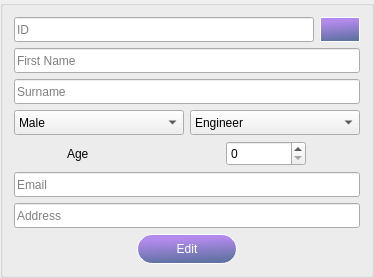
                           <widget class="QGroupBox" name="groupBox_15">
                            <property name="enabled">
                             <bool>true</bool>
                            </property>
                            <property name="maximumSize">
                             <size>
                              <width>700</width>
                              <height>500</height>
                             </size>
                            </property>
                            <property name="styleSheet">
                             <string notr="true"/>
                            </property>
                            <property name="title">
                             <string/>
                            </property>
                            <layout class="QHBoxLayout" name="horizontalLayout_56">
                             <item>
                              <layout class="QGridLayout" name="gridLayout_24">
                               <item row="0" column="0">
                                <layout class="QGridLayout" name="gridLayout_21">
                                 <item row="0" column="1">
                                  <widget class="QPushButton" name="clientSearch">
                                   <property name="minimumSize">
                                    <size>
                                     <width>40</width>
                                     <height>25</height>
                                    </size>
                                   </property>
                                   <property name="maximumSize">
                                    <size>
                                     <width>40</width>
                                     <height>40</height>
                                    </size>
                                   </property>
                                   <property name="styleSheet">
                                    <string notr="true">QPushButton{
	color: white;
	font: 25 12pt &quot;Roboto&quot;;
	border-radius: 15px;
	border: 1px solid white;
	background-color: qlineargradient(spread:pad, x1:0.392, y1:0.170364, x2:0.51, y2:0.95, stop:0.00627353 rgba(178, 138, 236, 255), stop:0.984012 rgba(98, 114, 164, 255));
}
QPushButton:pressed{
	background-color: rgb(96, 76, 129);
}
</string>
                                   </property>
                                   <property name="text">
                                    <string/>
                                   </property>
                                   <property name="icon">
                                    <iconset resource="files.qrc">
                                     <normaloff>:/16x16/icons/16x16/cil-magnifying-glass.png</normaloff>:/16x16/icons/16x16/cil-magnifying-glass.png</iconset>
                                   </property>
                                  </widget>
                                 </item>
                                 <item row="0" column="0">
                                  <widget class="QLineEdit" name="idLabel">
                                   <property name="minimumSize">
                                    <size>
                                     <width>300</width>
                                     <height>25</height>
                                    </size>
                                   </property>
                                   <property name="maximumSize">
                                    <size>
                                     <width>16777215</width>
                                     <height>40</height>
                                    </size>
                                   </property>
                                   <property name="styleSheet">
                                    <string notr="true"/>
                                   </property>
                                   <property name="inputMethodHints">
                                    <set>Qt::ImhDigitsOnly</set>
                                   </property>
                                   <property name="placeholderText">
                                    <string>ID</string>
                                   </property>
                                  </widget>
                                 </item>
                                </layout>
                               </item>
                               <item row="1" column="0">
                                <widget class="QLineEdit" name="fname">
                                 <property name="minimumSize">
                                  <size>
                                   <width>300</width>
                                   <height>25</height>
                                  </size>
                                 </property>
                                 <property name="maximumSize">
                                  <size>
                                   <width>16777215</width>
                                   <height>40</height>
                                  </size>
                                 </property>
                                 <property name="styleSheet">
                                  <string notr="true"/>
                                 </property>
                                 <property name="text">
                                  <string/>
                                 </property>
                                 <property name="placeholderText">
                                  <string>First Name</string>
                                 </property>
                                </widget>
                               </item>
                               <item row="2" column="0">
                                <widget class="QLineEdit" name="surname">
                                 <property name="minimumSize">
                                  <size>
                                   <width>300</width>
                                   <height>25</height>
                                  </size>
                                 </property>
                                 <property name="maximumSize">
                                  <size>
                                   <width>16777215</width>
                                   <height>40</height>
                                  </size>
                                 </property>
                                 <property name="styleSheet">
                                  <string notr="true"/>
                                 </property>
                                 <property name="placeholderText">
                                  <string>Surname</string>
                                 </property>
                                </widget>
                               </item>
                               <item row="3" column="0">
                                <layout class="QGridLayout" name="gridLayout_22">
                                 <item row="0" column="0">
                                  <widget class="QComboBox" name="gender">
                                   <property name="minimumSize">
                                    <size>
                                     <width>150</width>
                                     <height>25</height>
                                    </size>
                                   </property>
                                   <property name="maximumSize">
                                    <size>
                                     <width>16777215</width>
                                     <height>16777215</height>
                                    </size>
                                   </property>
                                   <property name="font">
                                    <font>
                                     <family>Segoe UI</family>
                                     <pointsize>9</pointsize>
                                    </font>
                                   </property>
                                   <property name="autoFillBackground">
                                    <bool>false</bool>
                                   </property>
                                   <property name="styleSheet">
                                    <string notr="true"/>
                                   </property>
                                   <property name="iconSize">
                                    <size>
                                     <width>16</width>
                                     <height>16</height>
                                    </size>
                                   </property>
                                   <property name="frame">
                                    <bool>true</bool>
                                   </property>
                                   <item>
                                    <property name="text">
                                     <string>Male</string>
                                    </property>
                                   </item>
                                   <item>
                                    <property name="text">
                                     <string>Female</string>
                                    </property>
                                   </item>
                                   <item>
                                    <property name="text">
                                     <string>Others</string>
                                    </property>
                                   </item>
                                  </widget>
                                 </item>
                                 <item row="0" column="1">
                                  <widget class="QComboBox" name="occupation">
                                   <property name="minimumSize">
                                    <size>
                                     <width>150</width>
                                     <height>25</height>
                                    </size>
                                   </property>
                                   <property name="font">
                                    <font>
                                     <family>Segoe UI</family>
                                     <pointsize>9</pointsize>
                                    </font>
                                   </property>
                                   <property name="autoFillBackground">
                                    <bool>false</bool>
                                   </property>
                                   <property name="styleSheet">
                                    <string notr="true"/>
                                   </property>
                                   <property name="iconSize">
                                    <size>
                                     <width>16</width>
                                     <height>16</height>
                                    </size>
                                   </property>
                                   <property name="frame">
                                    <bool>true</bool>
                                   </property>
                                   <item>
                                    <property name="text">
                                     <string>Engineer</string>
                                    </property>
                                   </item>
                                   <item>
                                    <property name="text">
                                     <string>Medics</string>
                                    </property>
                                   </item>
                                   <item>
                                    <property name="text">
                                     <string>Lawyer</string>
                                    </property>
                                   </item>
                                   <item>
                                    <property name="text">
                                     <string>Carpenter</string>
                                    </property>
                                   </item>
                                   <item>
                                    <property name="text">
                                     <string>Self-employed</string>
                                    </property>
                                   </item>
                                   <item>
                                    <property name="text">
                                     <string>Crafts-man</string>
                                    </property>
                                   </item>
                                   <item>
                                    <property name="text">
                                     <string>Others</string>
                                    </property>
                                   </item>
                                  </widget>
                                 </item>
                                </layout>
                               </item>
                               <item row="4" column="0">
                                <layout class="QGridLayout" name="gridLayout_23">
                                 <item row="0" column="0">
                                  <widget class="QLabel" name="label_4">
                                   <property name="minimumSize">
                                    <size>
                                     <width>0</width>
                                     <height>25</height>
                                    </size>
                                   </property>
                                   <property name="maximumSize">
                                    <size>
                                     <width>100</width>
                                     <height>16777215</height>
                                    </size>
                                   </property>
                                   <property name="text">
                                    <string>Age</string>
                                   </property>
                                  </widget>
                                 </item>
                                 <item row="0" column="1">
                                  <widget class="QSpinBox" name="age">
                                   <property name="minimumSize">
                                    <size>
                                     <width>80</width>
                                     <height>25</height>
                                    </size>
                                   </property>
                                   <property name="maximumSize">
                                    <size>
                                     <width>80</width>
                                     <height>40</height>
                                    </size>
                                   </property>
                                  </widget>
                                 </item>
                                </layout>
                               </item>
                               <item row="5" column="0">
                                <widget class="QLineEdit" name="emailLE_5">
                                 <property name="minimumSize">
                                  <size>
                                   <width>300</width>
                                   <height>25</height>
                                  </size>
                                 </property>
                                 <property name="maximumSize">
                                  <size>
                                   <width>16777215</width>
                                   <height>40</height>
                                  </size>
                                 </property>
                                 <property name="styleSheet">
                                  <string notr="true"/>
                                 </property>
                                 <property name="placeholderText">
                                  <string>Email</string>
                                 </property>
                                </widget>
                               </item>
                               <item row="7" column="0" alignment="Qt::AlignHCenter">
                                <widget class="QPushButton" name="editClient">
                                 <property name="minimumSize">
                                  <size>
                                   <width>100</width>
                                   <height>30</height>
                                  </size>
                                 </property>
                                 <property name="maximumSize">
                                  <size>
                                   <width>100</width>
                                   <height>30</height>
                                  </size>
                                 </property>
                                 <property name="styleSheet">
                                  <string notr="true">QPushButton{
	color: white;
	font: 25 12pt &quot;Roboto&quot;;
	border-radius: 15px;
	border: 1px solid white;
	background-color: qlineargradient(spread:pad, x1:0.392, y1:0.170364, x2:0.51, y2:0.95, stop:0.00627353 rgba(178, 138, 236, 255), stop:0.984012 rgba(98, 114, 164, 255));
}
QPushButton:pressed{
	background-color: rgb(96, 76, 129);
}
</string>
                                 </property>
                                 <property name="text">
                                  <string>Edit</string>
                                 </property>
                                </widget>
                               </item>
                               <item row="6" column="0">
                                <widget class="QLineEdit" name="address_2">
                                 <property name="minimumSize">
                                  <size>
                                   <width>300</width>
                                   <height>25</height>
                                  </size>
                                 </property>
                                 <property name="maximumSize">
                                  <size>
                                   <width>16777215</width>
                                   <height>40</height>
                                  </size>
                                 </property>
                                 <property name="styleSheet">
                                  <string notr="true"/>
                                 </property>
                                 <property name="inputMethodHints">
                                  <set>Qt::ImhEmailCharactersOnly</set>
                                 </property>
                                 <property name="placeholderText">
                                  <string>Address</string>
                                 </property>
                                </widget>
                               </item>
                              </layout>
                             </item>
                            </layout>
                           </widget>
